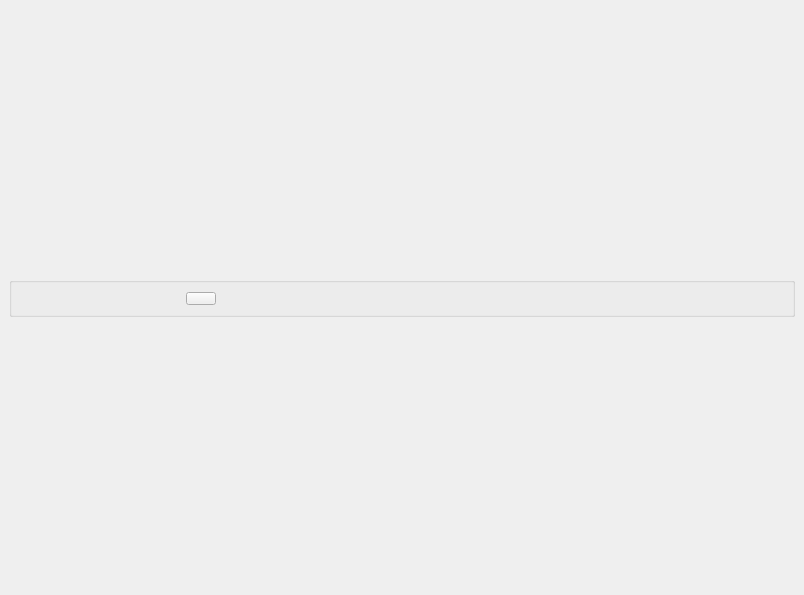
<?xml version="1.0" encoding="UTF-8"?>
<ui version="4.0">
 <class>MainWindow</class>
 <widget class="QMainWindow" name="MainWindow">
  <property name="geometry">
   <rect>
    <x>0</x>
    <y>0</y>
    <width>804</width>
    <height>595</height>
   </rect>
  </property>
  <property name="windowTitle">
   <string>График</string>
  </property>
  <property name="windowIcon">
   <iconset>
    <normaloff>../../../../image/logotip-niva-pochti-bez-fona.png</normaloff>../../../../image/logotip-niva-pochti-bez-fona.png</iconset>
  </property>
  <widget class="QWidget" name="centralwidget">
   <layout class="QVBoxLayout" name="verticalLayout_2">
    <item>
     <widget class="QGroupBox" name="groupBox">
      <property name="maximumSize">
       <size>
        <width>16777215</width>
        <height>40</height>
       </size>
      </property>
      <property name="title">
       <string/>
      </property>
      <layout class="QHBoxLayout" name="horizontalLayout">
       <item>
        <widget class="QPushButton" name="open_pushButton">
         <property name="maximumSize">
          <size>
           <width>30</width>
           <height>30</height>
          </size>
         </property>
         <property name="text">
          <string/>
         </property>
        </widget>
       </item>
       <item>
        <widget class="QPushButton" name="stop_pushButton">
         <property name="maximumSize">
          <size>
           <width>30</width>
           <height>30</height>
          </size>
         </property>
         <property name="styleSheet">
          <string notr="true">QPushButton {
                        border-radius: 1px;
                     
                        }</string>
         </property>
         <property name="text">
          <string/>
         </property>
         <property name="icon">
          <iconset>
           <normaloff>../../../../image/img tools/auto_disable.png</normaloff>../../../../image/img tools/auto_disable.png</iconset>
         </property>
         <property name="iconSize">
          <size>
           <width>30</width>
           <height>30</height>
          </size>
         </property>
        </widget>
       </item>
       <item>
        <widget class="QPushButton" name="start_pushButton">
         <property name="maximumSize">
          <size>
           <width>30</width>
           <height>30</height>
          </size>
         </property>
         <property name="styleSheet">
          <string notr="true">QPushButton {
                        border-radius: 1px;
                     
                        }</string>
         </property>
         <property name="text">
          <string/>
         </property>
         <property name="icon">
          <iconset>
           <normaloff>../../../../image/img tools/auto_run.png</normaloff>../../../../image/img tools/auto_run.png</iconset>
         </property>
         <property name="iconSize">
          <size>
           <width>30</width>
           <height>30</height>
          </size>
         </property>
        </widget>
       </item>
      </layout>
     </widget>
    </item>
    <item>
     <layout class="QVBoxLayout" name="canvas_layout">
      <property name="spacing">
       <number>0</number>
      </property>
     </layout>
    </item>
   </layout>
  </widget>
 </widget>
 <resources/>
 <connections/>
</ui>
